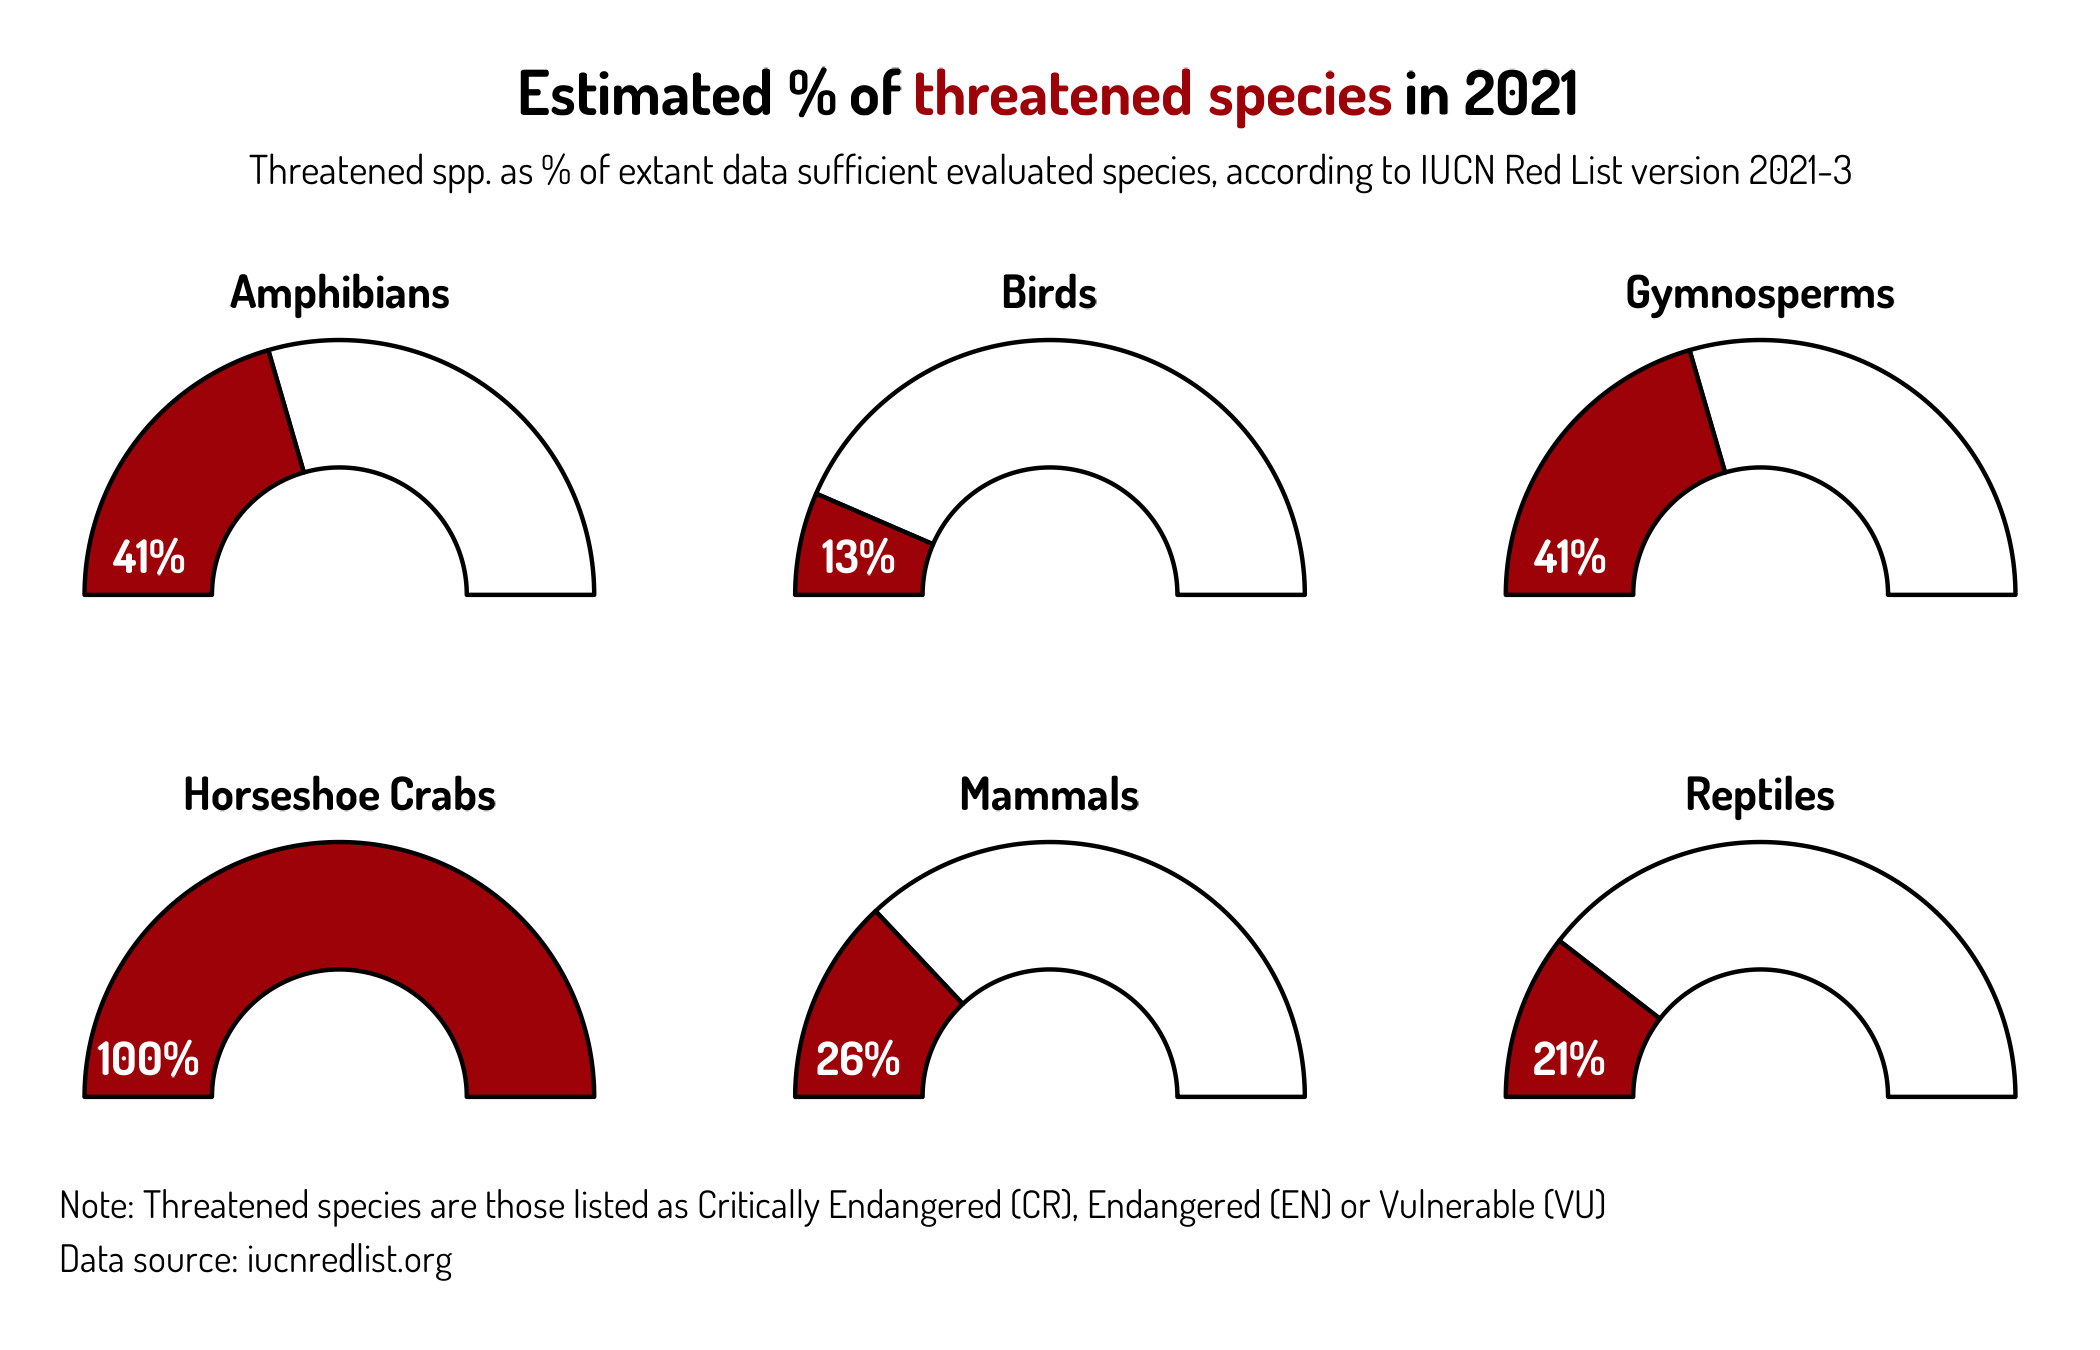

The script that saved this image:
# Estimated % of threatened species in 2021 (Mammals, Birds, Reptiles, Amphibians, Horseshoe Crabs, Gymnosperms)
# Data source: iucnredlist.org

library(tidyverse)
library(ggforce)
library(scales)
library(ggtext)
library(showtext)
showtext_opts(dpi = 300)
showtext_auto(enable = TRUE)

font_add_google(name = "Dosis", family = "dosis")
f1 = "dosis"

# Data
x = tribble(
  ~class, ~ext1,
  "Mammals",26,
  "Birds",13,
  "Reptiles",21,
  "Amphibians",41,
  "Horseshoe Crabs",100,
  "Gymnosperms", 41
) %>%
  mutate(ext0 = 100-ext1) %>%
  pivot_longer(!class)

# Wrangle  
x1 = x %>% 
  mutate(class=str_to_title(class)) %>%
  group_by(class) %>%
  mutate(name=factor(name),
         share= value/sum(value),
         ymax = cumsum(share),
         ymin = c(0, head(ymax, n= -1))
         ) %>%
  mutate_at(vars(starts_with("y")), rescale, to=pi*c(-.5,.5), from=0:1) 
  
# Plot
x1 %>%  
  ggplot + 
  geom_arc_bar(aes(x0 = 0, y0 = 0, r0 = .5, r = 1, start = ymin, end = ymax, fill=name), show.legend = F) + 
  geom_text(data= x1 %>% filter(name=="ext1"),aes(x=-.75, y=.15, label=percent(share, accuracy = 1)),
            color="white", fontface="bold", family=f1) +
  scale_fill_manual(values=c("white","#9d0208")) +
  coord_fixed() +
  facet_wrap(~class, ncol=3) +
  cowplot::theme_map(13) +
  theme(panel.spacing = unit(2.5, "lines"),
        strip.text=element_text(face="bold"),
        text=element_text(family=f1),
        plot.title=element_markdown(hjust=.5),
        plot.subtitle = element_text(hjust=.5, margin=margin(b=15), size=9.5),
        plot.caption=element_text(size=9, hjust=0, lineheight = 1.2),
        plot.margin=margin(.5,.5,.5,.5, unit="cm")) +
  labs(title="Estimated % of <span style='color:#9d0208'>**threatened species**</span> in 2021",
       subtitle="Threatened spp. as % of extant data sufficient evaluated species, according to IUCN Red List version 2021-3",
       caption="\nNote: Threatened species are those listed as Critically Endangered (CR), Endangered (EN) or Vulnerable (VU)\nData source: iucnredlist.org")
       
# Save plot
ggsave("threatened_species.png", width=7, height=4.5, bg="white")


